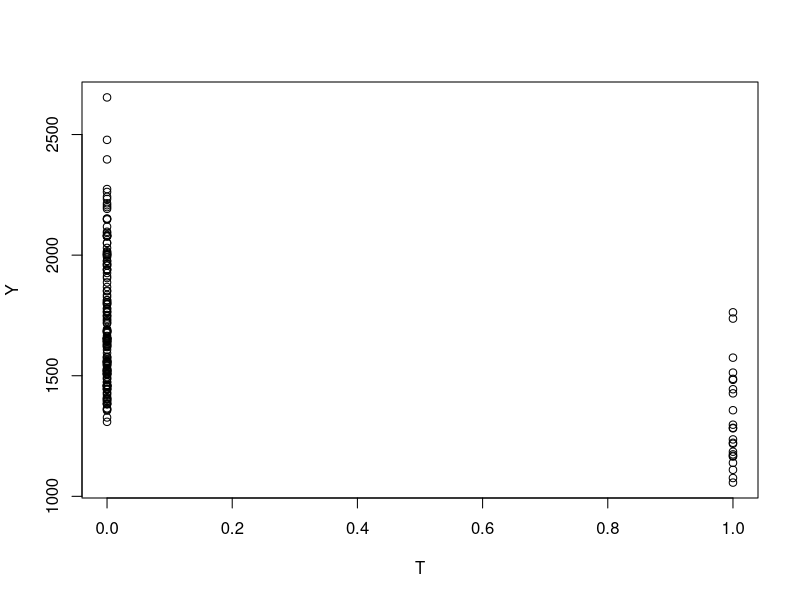

This chart was generated by the following R code:
require(datasets)

# collect data
head(Seatbelts)
dim(Seatbelts)
Y <- Seatbelts[,2]
T <- Seatbelts[,8]
X <- Seatbelts[,c(1,5,6,7)]

plot(Y ~ T)
naive_ML_model <- lm(Y ~ T + X[,])
naive_ML_model$coef['T']

effects = c()
for (i in 1:1000){
    # split into mutually-exclusive auxilliary and estimation subsets
    aux_1 <- sample(1:192, 96, replace=FALSE)

    # use preferred ML to model Y ~ T,X and T ~ X using auxilliary set
    # regularized models allowed and encouraged
    m_out_1 <- lm(Y[aux_1] ~ X[aux_1,]) 
    m_treat_1 <- lm(T[aux_1] ~ X[aux_1,]) 

    # use model to predict on estimation set, collect errors/residuals for predicted Y, T
    out_est_1 <- predict(m_out_1, data.frame(T[-aux_1], X[-aux_1,])) 
    out_err_1 <- Y[-aux_1] - out_est_1

    treat_est_1 <- predict(m_treat_1, data.frame(X[-aux_1,])) 
    treat_err_1 <- T[-aux_1] - treat_est_1

    # linearly regress Outcome residuals on Treatment residuals, estimate slope as treatment effect
    #plot(treat_err_1, out_err_1)
    effect_est_1 <- lm(out_err_1 ~ treat_err_1)
    effect_est_1$coef[2]

    # repeat procedure on reversed data sets

    aux_2 = c(1:192)[-aux_1]

    m_out_2 <- lm(Y[aux_2] ~ T[aux_2] + X[aux_2,]) 
    m_treat_2 <- lm(T[aux_2] ~ X[aux_2,]) 
    out_est_2 <- predict(m_out_2, data.frame(T[-aux_2], X[-aux_2,])) 
    out_err_2 <- Y[-aux_2] - out_est_2
    treat_est_2 <- predict(m_treat_2, data.frame(X[-aux_2,])) 
    treat_err_2 <- T[-aux_2] - treat_est_2
    #plot(treat_err_2, out_err_2)
    effect_est_2 <- lm(out_err_2 ~ treat_err_2)
    effect_est_2$coef[2]

    # average the estimated effect from each subset
    overall_avg_treat_effect <- mean(c(effect_est_1$coef[2], effect_est_2$coef[2]))
    overall_avg_treat_effect
    effects = c(effects, overall_avg_treat_effect)
}
summary(effects)